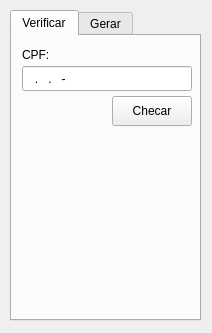
<?xml version="1.0" encoding="UTF-8"?>
<ui version="4.0">
 <class>MainWindow</class>
 <widget class="QMainWindow" name="MainWindow">
  <property name="geometry">
   <rect>
    <x>0</x>
    <y>0</y>
    <width>212</width>
    <height>333</height>
   </rect>
  </property>
  <property name="minimumSize">
   <size>
    <width>212</width>
    <height>333</height>
   </size>
  </property>
  <property name="maximumSize">
   <size>
    <width>212</width>
    <height>333</height>
   </size>
  </property>
  <property name="windowTitle">
   <string>CPF</string>
  </property>
  <widget class="QWidget" name="centralwidget">
   <widget class="QTabWidget" name="tabWidget">
    <property name="geometry">
     <rect>
      <x>10</x>
      <y>10</y>
      <width>191</width>
      <height>311</height>
     </rect>
    </property>
    <property name="currentIndex">
     <number>0</number>
    </property>
    <widget class="QWidget" name="tab">
     <attribute name="title">
      <string>Verificar</string>
     </attribute>
     <widget class="QLabel" name="label">
      <property name="geometry">
       <rect>
        <x>10</x>
        <y>10</y>
        <width>64</width>
        <height>17</height>
       </rect>
      </property>
      <property name="text">
       <string>CPF:</string>
      </property>
     </widget>
     <widget class="QLineEdit" name="edtcpfchecar">
      <property name="geometry">
       <rect>
        <x>10</x>
        <y>30</y>
        <width>170</width>
        <height>25</height>
       </rect>
      </property>
      <property name="inputMask">
       <string>000.000.000-00</string>
      </property>
      <property name="text">
       <string>..-</string>
      </property>
     </widget>
     <widget class="QPushButton" name="btncpfchecar">
      <property name="geometry">
       <rect>
        <x>100</x>
        <y>60</y>
        <width>80</width>
        <height>30</height>
       </rect>
      </property>
      <property name="text">
       <string>Checar</string>
      </property>
     </widget>
    </widget>
    <widget class="QWidget" name="tab_2">
     <attribute name="title">
      <string>Gerar</string>
     </attribute>
     <widget class="QLabel" name="label_2">
      <property name="geometry">
       <rect>
        <x>10</x>
        <y>10</y>
        <width>121</width>
        <height>17</height>
       </rect>
      </property>
      <property name="text">
       <string>Quantidade:</string>
      </property>
     </widget>
     <widget class="QSpinBox" name="sbcpfquantidade">
      <property name="geometry">
       <rect>
        <x>10</x>
        <y>30</y>
        <width>80</width>
        <height>26</height>
       </rect>
      </property>
      <property name="minimum">
       <number>1</number>
      </property>
     </widget>
     <widget class="QPushButton" name="btncpfgerar">
      <property name="geometry">
       <rect>
        <x>100</x>
        <y>30</y>
        <width>83</width>
        <height>25</height>
       </rect>
      </property>
      <property name="text">
       <string>Gerar</string>
      </property>
     </widget>
     <widget class="QPlainTextEdit" name="tecpfgerado">
      <property name="geometry">
       <rect>
        <x>10</x>
        <y>60</y>
        <width>171</width>
        <height>211</height>
       </rect>
      </property>
      <property name="plainText">
       <string/>
      </property>
     </widget>
    </widget>
   </widget>
  </widget>
 </widget>
 <resources/>
 <connections/>
</ui>
